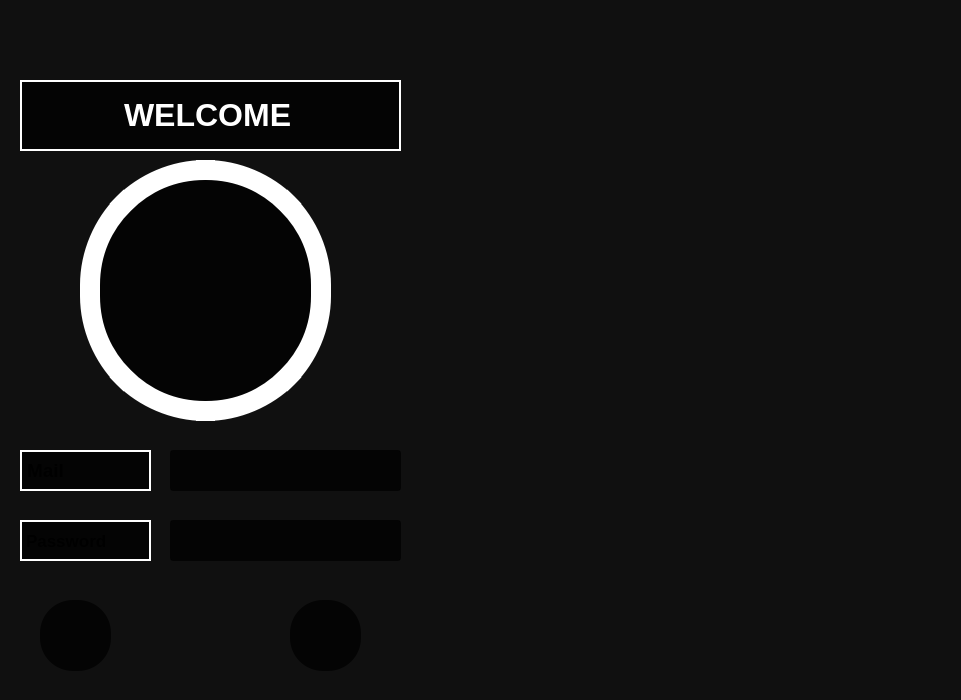
<?xml version="1.0" encoding="UTF-8"?>
<ui version="4.0">
 <class>Login</class>
 <widget class="QDialog" name="Login">
  <property name="geometry">
   <rect>
    <x>0</x>
    <y>0</y>
    <width>961</width>
    <height>700</height>
   </rect>
  </property>
  <property name="windowTitle">
   <string>SmartHouse</string>
  </property>
  <property name="windowIcon">
   <iconset resource="img.qrc">
    <normaloff>:/image/images/enterrr.jpg</normaloff>:/image/images/enterrr.jpg</iconset>
  </property>
  <property name="windowOpacity">
   <double>1.000000000000000</double>
  </property>
  <property name="styleSheet">
   <string notr="true">border-image:url(:/image/images/homebackplan.jpg)  0 0 0 0 stretch stretch;
background: rgba(0, 0, 0, 0.75);</string>
  </property>
  <widget class="QLabel" name="label">
   <property name="geometry">
    <rect>
     <x>80</x>
     <y>160</y>
     <width>251</width>
     <height>261</height>
    </rect>
   </property>
   <property name="styleSheet">
    <string notr="true">border-image: url(:/image/images/avatar.jpg);
border: 20px solid white;
border-radius: 125px;</string>
   </property>
   <property name="text">
    <string/>
   </property>
  </widget>
  <widget class="QLabel" name="label_3">
   <property name="geometry">
    <rect>
     <x>20</x>
     <y>450</y>
     <width>131</width>
     <height>41</height>
    </rect>
   </property>
   <property name="font">
    <font>
     <pointsize>14</pointsize>
     <bold>true</bold>
    </font>
   </property>
   <property name="styleSheet">
    <string notr="true">border: 2px solid white;
border-image: none;</string>
   </property>
   <property name="text">
    <string>Mail</string>
   </property>
  </widget>
  <widget class="QLineEdit" name="emailLineEdit">
   <property name="geometry">
    <rect>
     <x>170</x>
     <y>450</y>
     <width>231</width>
     <height>41</height>
    </rect>
   </property>
   <property name="font">
    <font>
     <pointsize>12</pointsize>
    </font>
   </property>
   <property name="styleSheet">
    <string notr="true">border-image: none;</string>
   </property>
  </widget>
  <widget class="QLineEdit" name="passwordLineEdit">
   <property name="geometry">
    <rect>
     <x>170</x>
     <y>520</y>
     <width>231</width>
     <height>41</height>
    </rect>
   </property>
   <property name="font">
    <font>
     <pointsize>12</pointsize>
    </font>
   </property>
   <property name="styleSheet">
    <string notr="true">border-image: none;</string>
   </property>
  </widget>
  <widget class="QLabel" name="label_6">
   <property name="geometry">
    <rect>
     <x>20</x>
     <y>520</y>
     <width>131</width>
     <height>41</height>
    </rect>
   </property>
   <property name="font">
    <font>
     <pointsize>13</pointsize>
     <bold>true</bold>
    </font>
   </property>
   <property name="styleSheet">
    <string notr="true">border: 2px solid white;
border-image: none;</string>
   </property>
   <property name="text">
    <string>Password</string>
   </property>
  </widget>
  <widget class="QPushButton" name="nextButton">
   <property name="geometry">
    <rect>
     <x>290</x>
     <y>600</y>
     <width>71</width>
     <height>71</height>
    </rect>
   </property>
   <property name="cursor">
    <cursorShape>PointingHandCursor</cursorShape>
   </property>
   <property name="styleSheet">
    <string notr="true">border-image: url(:/image/images/sagbuton.jpeg) 0 0 0 0 stretch stretch;
border-radius: 33px;</string>
   </property>
   <property name="text">
    <string/>
   </property>
  </widget>
  <widget class="QPushButton" name="backButton">
   <property name="geometry">
    <rect>
     <x>40</x>
     <y>600</y>
     <width>71</width>
     <height>71</height>
    </rect>
   </property>
   <property name="cursor">
    <cursorShape>PointingHandCursor</cursorShape>
   </property>
   <property name="styleSheet">
    <string notr="true">border-image:url(:/image/images/solbutonfinal.jpg) 0 0 0 0 stretch stretch;
border-radius: 33px;</string>
   </property>
   <property name="text">
    <string/>
   </property>
  </widget>
  <widget class="QLabel" name="label_2">
   <property name="geometry">
    <rect>
     <x>20</x>
     <y>80</y>
     <width>381</width>
     <height>71</height>
    </rect>
   </property>
   <property name="styleSheet">
    <string notr="true">border-image: none;
border: 2px solid white;
</string>
   </property>
   <property name="text">
    <string>&lt;html&gt;&lt;head/&gt;&lt;body&gt;&lt;p align=&quot;center&quot;&gt;&lt;span style=&quot; font-size:24pt; font-weight:700; color:#ffffff;&quot;&gt;WELCOME &lt;/span&gt;&lt;/p&gt;&lt;/body&gt;&lt;/html&gt;</string>
   </property>
   <property name="scaledContents">
    <bool>false</bool>
   </property>
  </widget>
 </widget>
 <resources>
  <include location="img.qrc"/>
 </resources>
 <connections/>
</ui>
